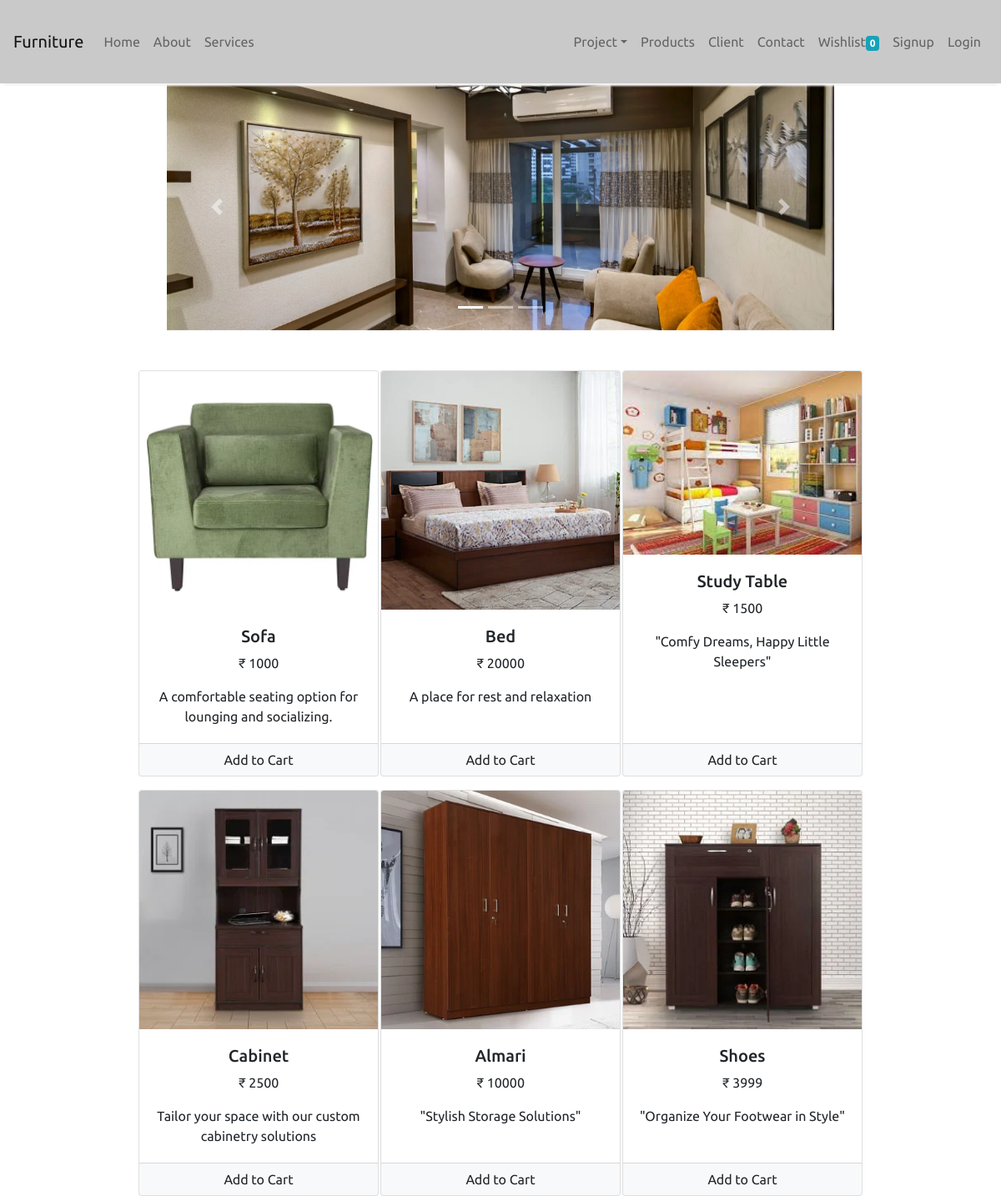
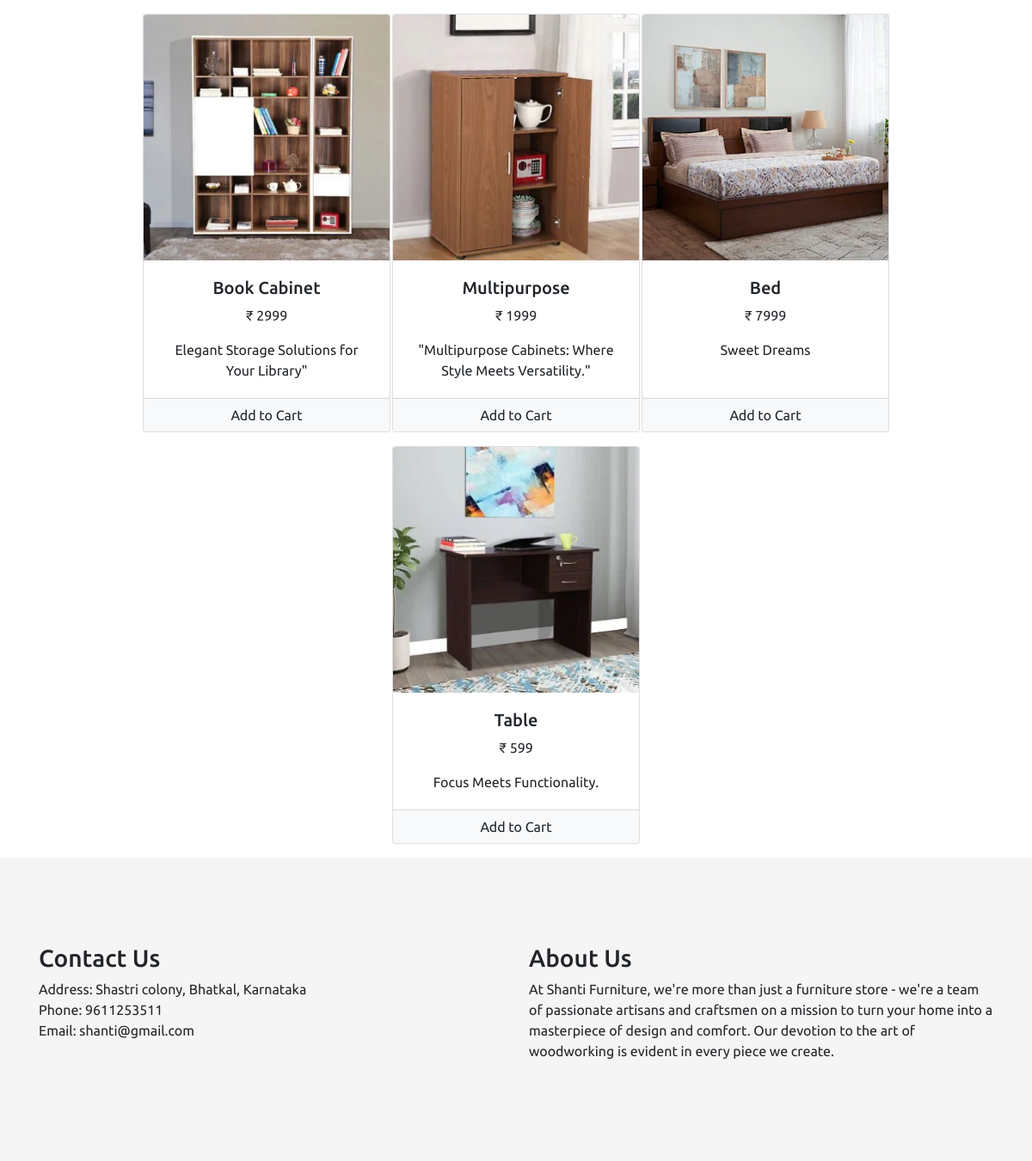
The page / on the database its author committed (2 pictures, top to bottom).
### furnitureapp/models/slider.py (models this page shows, shortened)
class Slider(models.Model):
    s_name = models.CharField(max_length=50, null=True)
    image = models.ImageField(upload_to="upload/slider/")
    @staticmethod
    def get_all_slider():
        return Slider.objects.all()

### furnitureapp/models/product.py (models this page shows, shortened)
class Product(models.Model):
    name = models.CharField(max_length=50)
    price = models.IntegerField(default=0)
    category = models.ForeignKey(
        Categorie, on_delete=models.CASCADE, default="", null=True, blank=True
    )
    description = models.TextField()
    image = models.ImageField(upload_to="upload/products/")
    @staticmethod
    def get_all_products():
        return Product.objects.all()

### furnitureapp/views/home.py (the view, shortened to what this page needs)
# urls.py: path("",home.as_view(),name='home'),
class home(View):
    def get(self, request):
        products = Product.get_all_products()
        slider = Slider.get_all_slider()
        data ={
            "sliders":slider,
            "products": products,
        }
        return render(request, "home.html", data)

### furnitureapp/templatetags/custom_filter.py (called while the page is built)
@register.filter(name="currency")
def currency(number):
    return "₹ "+str(number)

### templates/home.html (shortened to what this page needs)
{%extends "index.html"%}
{%load static%}
{% block body%}
{% load cart %}
{% load custom_filter %}
<div class="container-fluid mt-0">
    <div id="carouselExampleIndicators" class="carousel slide" data-ride="carousel">
        <ol class="carousel-indicators">
            {% for slider in sliders %}
            <li data-target="#carouselExampleIndicators" data-slide-to="{{ forloop.counter0 }}" {% if forloop.first %} class="active"> {% endif %}</li>
            {% endfor%}
        </ol>
        <div class="carousel-inner">
            {% for slider in sliders %}
            <div class="carousel-item {% if forloop.first %} active {% endif%}">
                <img src="{{slider.image.url}}" class="d-block w-100" alt="...">
            </div>
            {% endfor %}
        </div>
        <a class="carousel-control-prev" href="#carouselExampleIndicators" role="button" data-slide="prev"><span
                class="carousel-control-prev-icon" aria-hidden="true"></span><span class="sr-only">Previous</span></a>
        <a class="carousel-control-next" href="#carouselExampleIndicators" role="button" data-slide="next"><span
                class="carousel-control-next-icon" aria-hidden="true"></span> <span class="sr-only">Next</span> </a>
    </div>
</div>
<div class="col-lg-9 mx-auto mt-5">
    <div class="row mx-auto">
        {% for product in products %}
        <div class="card mx-auto mb-3" id={{product.id}} style="width: 18rem;">
            <img src="{{product.image.url}}" class="card-img-top" alt="...">
            <div class="card-body">
                <h5 class="card-titlen text-center">{{product.name}}</h5>
                <p class="card-text text-center"> {{product.price|currency}}</p>
                <p class="card-text text-center"> {{product.description}}</p>
            </div>
            <div class="card-footer p-0">
                {%if product|is_in_cart:request.session.cart%}
                <div class="row no-gutters">
                    <form action="/#{{product.id}}" method="POST" class="col-2">
                        {% csrf_token %}
                        <input hidden type="text" name="product" value="{{product.id}}">
                        <input hidden type="text" name="remove" value="True">
                        <input type="submit" value=" - " class="btn  btn-light btn-block ">
                    </form>
                    <div class="text-center col"> {{product|cart_quantity:request.session.cart}} </div>
                    <form action="/#{{product.id}}" method="POST" class="col-2">
                        {% csrf_token %}
                        <input hidden type="text" name="product" value="{{product.id}}">
                        <input type="submit" value=" + " class="btn  btn-light btn-block ">
                    </form>
                </div>
                {% else %}
                <form action="/#{{product.id}}" method="POST">
                    <input type="submit" class="btn btn-light form-control" value="Add to Cart"></input>
                </form>
                {%endif%}
            </div>
        </div>
        {%endfor%}
    </div>
</div>
{% endblock body%}

### templates/index.html (style rules this page uses)
* { margin: 0px; font-family: 'AR One Sans', sans-serif; font-family: 'Ubuntu', sans-serif; }

### templates/home.html (style rules this page uses)
.container-fluid { padding: 0px 200px; }

### rows shown on the page
Slider: image (picture)
Product: {{ product.id }} 1 (drawn), image (picture), name "Sofa", price "₹ 1000", description "A comfortable seating option for lounging and socializing."
Product: image (picture), name "Bed", price "₹ 20000", description "A place for rest and relaxation"
Product: image (picture), name "Study Table", price "₹ 1500", description "\"Comfy Dreams, Happy Little Sleepers\""
Product: image (picture), name "Cabinet", price "₹ 2500", description "Tailor your space with our custom cabinetry solutions"
Product: image (picture), name "Almari", price "₹ 10000", description "\"Stylish Storage Solutions\""
Product: image (picture), name "Shoes", price "₹ 3999", description "\"Organize Your Footwear in Style\""
Product: image (picture), name "Book Cabinet", price "₹ 2999", description "Elegant Storage Solutions for Your Library\""
Product: image (picture), name "Multipurpose", price "₹ 1999", description "\"Multipurpose Cabinets: Where Style Meets Versatility.\""
Product: image (picture), name "Bed", price "₹ 7999", description "Sweet Dreams"
Product: image (picture), name "Table", price "₹ 599", description "Focus Meets Functionality."

### other values the page prints
{{ request.session.cart.keys|length|default:0 }} "0"
